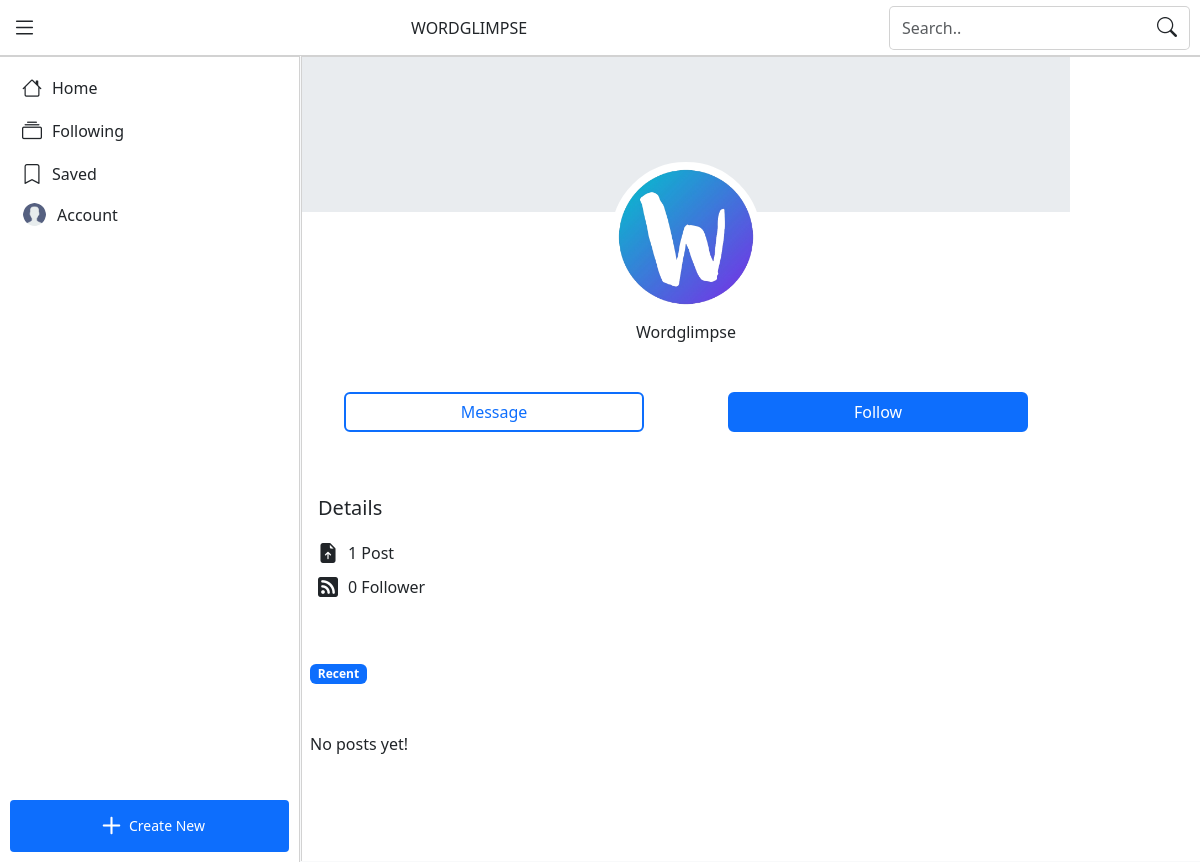
The page /profile/2 (signed in) on the database its author committed.
### tables this page shows
CREATE TABLE users (
    id INTEGER NOT NULL PRIMARY KEY,
    fname TEXT NOT NULL,
    lname TEXT,
    email TEXT NOT NULL UNIQUE,
    password TEXT NOT NULL, -- hashed password
    avatar TEXT,
    cover TEXT,
    bio TEXT,
    profession TEXT,
    public_email TEXT, -- Visiable email in profile
    username TEXT UNIQUE,
    -- Social media
    facebook TEXT,
    github TEXT,
    linkedin TEXT,
    instagram TEXT,
    twitter TEXT,
    website TEXT,
    -- Account Info
    created_at DATETIME NOT NULL DEFAULT CURRENT_TIMESTAMP,
    last_active DATETIME,
    -- Settings
    offer_messaging INTEGER DEFAULT 1, -- INTEGER 0 for no or 1 for yes
    post_reported_times INTEGER DEFAULT 0 -- Times reported post by other users
);

### user/main.py (the view)
@main_bp.route("/profile/<int:profile_id>")
def id_profile(profile_id):
    if not profile_id or profile_id == "":
        if session.get("user_id") is not None:
            return redirect("/profile/" + str(session["user_id"]))
        else:
            return redirect("/login")
    profiles = db.execute("SELECT * FROM users WHERE id = ?",  profile_id)
    if len(profiles) == 0:
        return apology("The user your are looking for was not found!", 404)
    if profiles[0]["username"] != None:
        username_link = "/@" + profiles[0]["username"]
        return redirect(username_link)
    return send_profile_data(profile_id)

### app.py (called while the page is built)
@app.after_request
def after_request(response):
    response.headers["Cache-Control"] = "no-cache, no-store, must-revalidate"
    response.headers["Expires"] = 0
    response.headers["Pragma"] = "no-cache"
    return response

@app.template_filter('short_number')
def short_number_format(value):
    if value >= 1_000_000:
        formatted_value = f'{value / 1_000_000:.1f}M'
    elif value >= 1_000:
        formatted_value = f'{value / 1_000:.1f}k'
    else:
        return str(value)
    if formatted_value.endswith('.0k'):
        formatted_value = formatted_value[:-3] + 'k'
    elif formatted_value.endswith('.0M'):
        formatted_value = formatted_value[:-3] + 'M'
    return formatted_value

@app.context_processor
def inject_user():
    if session.get("user_id") is None:
            return dict(categories=CATEGORIES)
    users = db.execute("SELECT * FROM users WHERE id = ?", session["user_id"])
    if len(users) == 0:
        """If user is not found, logout"""
        session.clear()
        return redirect("/")
    return dict(categories=CATEGORIES, user=users[0])

### user/main.py (called while the page is built)
def send_profile_data(profile_id):
    profiles = db.execute("SELECT * FROM users WHERE id = ?",  profile_id)
    followers = db.execute("SELECT COUNT(id) AS total FROM followings WHERE profile_id = ?", profile_id)
    posts = db.execute("SELECT COUNT (id) AS total FROM posts WHERE user_id = ?", profile_id)
    following = False
    if session.get("user_id") is not None:
        rows = db.execute("SELECT id FROM followings WHERE user_id = ? AND profile_id = ?", session["user_id"], profile_id)
        if len(rows) > 0:
            following = True
    return render_template("profile.html", profile=profiles[0], total_followers=followers[0]["total"], following=following, total_posts=posts[0]["total"])

### templates/profile.html (shortened to what this page needs)
{% extends "layout.html" %}
{% block content %}
    <div class="middle-content">
        <section class="mb-5 d-block w-100">
            {% if profile['cover'] %}
                <img src="{{ profile['cover'] }}" alt="Cover Photo" class="cover-img">
            {% else %}
                <div class="fake-cover-img"></div>
            {% endif %}
            <img src="{% if profile['avatar'] %}{{ profile['avatar'] }}{% else %}/static/image/user.png{% endif %}" alt="{% if profile['avatar'] %}{{ profile['fname'] }}{% else %}User{% endif %}" class="avatar-img">
            <p class="text-center pt-2">{{ profile['fname'] }} {% if profile['lname'] %}{{ profile['lname'] }}{% endif %}</p>
            <div class="mt-5 mb-2 d-flex flex-row align-items-center justify-content-around">
                {% if user %}
                    {% if profile['offer_messaging'] == 1 %}
                        {% if profile['id'] == user['id'] %}
                            <button type="button" class="btn text-primary profile-btn-top">Message</button>
                        {% else %}
                            <button type="button" class="btn text-primary profile-btn-top" data-bs-toggle="modal" data-bs-target="#chatModal" onclick="loadChat('{{ profile.avatar }}', '{{ profile.fname }}', '{{ user.id }}', '{{ profile.id }}')">Message</button>
                        {% endif %}
                    {% else %}
                        <button type="button" class="btn text-primary profile-btn-top">Posts</button>
                    {% endif %}
                    {% if profile['id'] == user['id'] %}
                        <button type="button" class="btn btn-primary profile-btn-top">Follow</button>
                    {% else %}
                        <button type="button" class="btn btn-primary profile-btn-top" title="{% if following %}Unfollow{% else %}Follow{% endif %}" onclick="follow_profile(this, '{{ profile.id }}')">{% if following %}Following{% else %}Follow{% endif %}</button>
                    {% endif %}
                {% endif %}
            </div>
        </section>
        <section class="p-3 mb-3">
            <h5 class="mb-3">Details</h5>
            <ul class="list-unstyled profile-about-list">
                <li>
                    <i class="bi bi-file-earmark-arrow-up-fill"></i>
                    <span>
                        {{ total_posts|short_number }} {% if total_posts == 0 or total_posts == 1 %}Post{% else %}Posts{% endif %}
                    </span>
                </li>
                <li>
                    <i class="bi bi-rss-fill"></i>
                    <span>
                        <span id="total_followers" data-total-followers="{{ total_followers }}">{{ total_followers|short_number }}</span>
                        <span id="total_followers_text">{% if total_followers == 0 or total_followers == 1 %}Follower{% else %}Followers{% endif %}</span>
                    </span>
                </li>
            </ul>
        </section>
        <section class="p-2">
            <div class="mb-5">
                <p><span class="badge text-bg-primary">Recent</span></p>
            </div>
            <div class="mb-3">
                <p>No posts yet!</p>
            </div>
        </section>
    </div>
{% endblock %}

### static/css/styles.css (style rules this page uses)
* { -ms-overflow-style: none; scrollbar-width: none; }
.bi { font-size: 20px; }
.btn { border:none; }
.middle-content { width: 100%; max-width: 768px; }
.fake-cover-img { height: 125px; width: 100%; background-color: var(--bs-secondary-bg); }
.avatar-img { width: 150px; height: 150px; border: 6px solid var(--bs-body-bg); border-radius: 50%; object-fit:cover; margin-top: -50px; position: relative; display: block; margin-left: auto; margin-right: auto; background-color: var(--bs-body-bg); }
.profile-btn-top, .profile-btn-top:hover { width: 45%; max-width: 300px; border:2px solid var(--bs-primary); }
.profile-about-list li { display: flex; flex-direction: row; align-items: center; gap: 10px; word-wrap: break-word; word-break: break-all; white-space: normal; overflow: hidden; padding:2px 0; }
@media screen and (min-width:576px) { .fake-cover-img, .cover-img { height: 145px; } }
@media screen and (min-width:768px) { .fake-cover-img, .cover-img { height: 155px; } }

### rows shown on the page
users: avatar (picture), fname "Wordglimpse"

### other values the page prints
{{ total_posts|short_number }} "1"
{{ total_followers|short_number }} "0"
